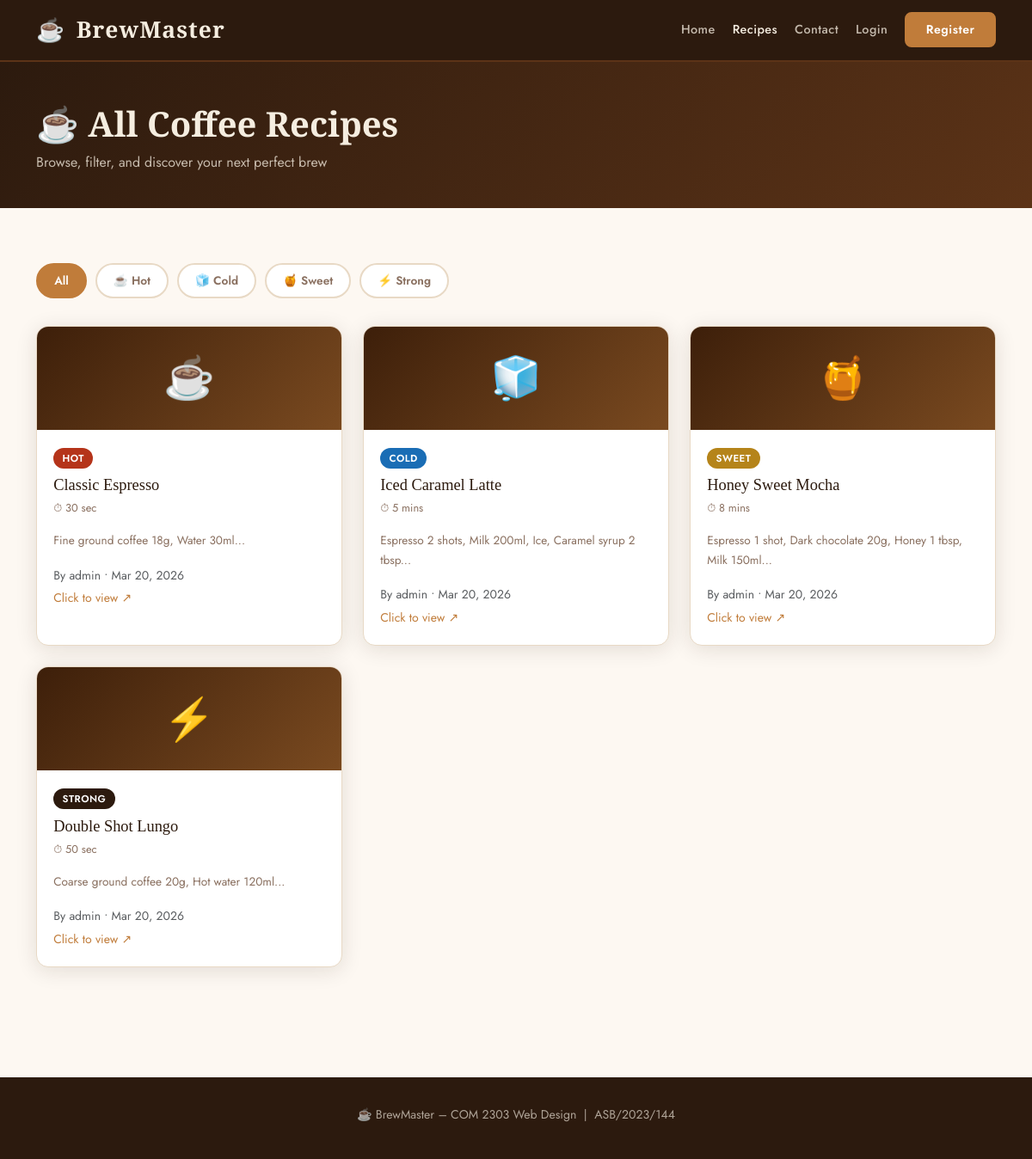
Page /recipes.php on the committed database.
### tables this page shows
CREATE TABLE IF NOT EXISTS recipes (
    id           INT AUTO_INCREMENT PRIMARY KEY,
    user_id      INT          NOT NULL,
    title        VARCHAR(150) NOT NULL,
    category     ENUM('Hot','Cold','Sweet','Strong') NOT NULL DEFAULT 'Hot',
    ingredients  TEXT         NOT NULL,
    instructions TEXT         NOT NULL,
    brew_time    VARCHAR(30)  DEFAULT NULL,    
    created_at   TIMESTAMP DEFAULT CURRENT_TIMESTAMP,
    FOREIGN KEY (user_id) REFERENCES users(id) ON DELETE CASCADE
);

CREATE TABLE IF NOT EXISTS users (
    id         INT AUTO_INCREMENT PRIMARY KEY,
    username   VARCHAR(50)  NOT NULL UNIQUE,
    email      VARCHAR(100) NOT NULL UNIQUE,
    password   VARCHAR(255) NOT NULL,
    created_at TIMESTAMP DEFAULT CURRENT_TIMESTAMP
);

### includes/functions.php (called while the page is built, shortened)
<?php
function getBase() {
    return (strpos($_SERVER['PHP_SELF'], '/auth/') !== false) ? '../' : './';
}
function categoryBadge($cat) {
    $map = [
        'Hot'    => 'badge-hot',
        'Cold'   => 'badge-cold',
        'Sweet'  => 'badge-sweet',
        'Strong' => 'badge-strong',
    ];
    return $map[$cat] ?? 'bg-secondary';
}
function categoryEmoji($cat) {
    $map = ['Hot' => '☕', 'Cold' => '🧊', 'Sweet' => '🍯', 'Strong' => '⚡'];
    return $map[$cat] ?? '☕';
}
?>

### recipes.php (the view, shortened to what this page needs)
<?php
require_once 'includes/db.php';
require_once 'includes/functions.php';
$recipes = $conn->query("SELECT r.*, u.username FROM recipes r JOIN users u ON r.user_id = u.id ORDER BY r.created_at DESC")->fetch_all(MYSQLI_ASSOC);
?>
<!DOCTYPE html>
<html lang="en">
<head>
    <link rel="stylesheet" href="https://cdn.jsdelivr.net/npm/bootstrap@5.3.2/dist/css/bootstrap.min.css">
    <link rel="stylesheet" href="css/style.css">
</head>
<body>
<?php include 'includes/navbar.php'; ?>
<section class="page-hero">
    <div class="container">
        <h1>☕ All Coffee Recipes</h1>
        <p>Browse, filter, and discover your next perfect brew</p>
    </div>
</section>
<section class="section">
    <div class="container">
        <div class="filter-btns">
            <button class="filter-btn active" data-filter="All">All</button>
            <button class="filter-btn" data-filter="Hot">☕ Hot</button>
            <button class="filter-btn" data-filter="Cold">🧊 Cold</button>
            <button class="filter-btn" data-filter="Sweet">🍯 Sweet</button>
            <button class="filter-btn" data-filter="Strong">⚡ Strong</button>
        </div>
        <?php if (empty($recipes)): ?>
            <div class="empty-state">
                <span class="empty-icon">☕</span>
                No recipes found. <a href="auth/register.php">Sign up</a> and add the first!
            </div>
        <?php else: ?>
        <div class="row g-4" id="recipeGrid">
            <?php foreach ($recipes as $r): ?>
            <div class="col-md-4 col-sm-6 recipe-item animate-on-scroll" data-category="<?= $r['category'] ?>">
                <div class="recipe-card"
                     data-bs-toggle="modal" data-bs-target="#recipeModal"
                     data-title="<?= htmlspecialchars($r['title']) ?>"
                     data-cat="<?= htmlspecialchars($r['category']) ?>"
                     data-time="<?= htmlspecialchars($r['brew_time'] ?? '') ?>"
                     data-ingr="<?= htmlspecialchars($r['ingredients']) ?>"
                     data-steps="<?= htmlspecialchars($r['instructions']) ?>"
                     data-emoji="<?= categoryEmoji($r['category']) ?>">
                    <div class="recipe-card-thumb"><?= categoryEmoji($r['category']) ?></div>
                    <div class="recipe-card-body">
                        <span class="bm-badge <?= categoryBadge($r['category']) ?>"><?= $r['category'] ?></span>
                        <h5><?= htmlspecialchars($r['title']) ?></h5>
                        <?php if ($r['brew_time']): ?><p class="brew-time">⏱ <?= htmlspecialchars($r['brew_time']) ?></p><?php endif; ?>
                        <p class="snippet"><?= htmlspecialchars(substr($r['ingredients'], 0, 70)) ?>...</p>
                        <small class="text-muted">By <?= htmlspecialchars($r['username']) ?> &bull; <?= date('M j, Y', strtotime($r['created_at'])) ?></small>
                        <br><small style="color:var(--caramel);">Click to view ↗</small>
                    </div>
                </div>
            </div>
            <?php endforeach; ?>
        </div>
        <?php endif; ?>
    </div>
</section>
<footer class="bm-footer">
    <div class="container text-center">
        <p>☕ BrewMaster – COM 2303 Web Design &nbsp;|&nbsp; ASB/2023/144</p>
    </div>
</footer>
</body>
</html>

### includes/navbar.php (shortened to what this page needs)
<?php
$base = getBase();
$current = basename($_SERVER['PHP_SELF']);
?>
<nav class="navbar navbar-expand-lg navbar-dark bm-navbar sticky-top">
    <div class="container">
        <a class="navbar-brand" href="<?= $base ?>index.php">
            <span class="brand-icon">☕</span> BrewMaster
        </a>
        <div class="collapse navbar-collapse" id="navMenu">
            <ul class="navbar-nav ms-auto align-items-lg-center gap-lg-1">
                <li class="nav-item">
                    <a class="nav-link <?= $current==='index.php'?'active':'' ?>" href="<?= $base ?>index.php">Home</a>
                </li>
                <li class="nav-item">
                    <a class="nav-link <?= $current==='recipes.php'?'active':'' ?>" href="<?= $base ?>recipes.php">Recipes</a>
                </li>
                <li class="nav-item">
                    <a class="nav-link <?= $current==='contact.php'?'active':'' ?>" href="<?= $base ?>contact.php">Contact</a>
                </li>
                <?php if (isset($_SESSION['user_id'])): ?>
                <li class="nav-item">
                    <a class="nav-link <?= $current==='dashboard.php'?'active':'' ?>" href="<?= $base ?>dashboard.php">Dashboard</a>
                </li>
                <li class="nav-item">
                    <a class="btn bm-btn-outline btn-sm ms-lg-2" href="<?= $base ?>auth/logout.php">Logout</a>
                </li>
                <?php else: ?>
                <li class="nav-item">
                    <a class="nav-link" href="<?= $base ?>auth/login.php">Login</a>
                </li>
                <li class="nav-item">
                    <a class="btn bm-btn-primary btn-sm ms-lg-2" href="<?= $base ?>auth/register.php">Register</a>
                </li>
                <?php endif; ?>
            </ul>
        </div>
    </div>
</nav>

### css/style.css (style rules this page uses)
:root { --espresso: #2c1a0e; --roast: #5c3317; --caramel: #c07c3a; --cream: #f5ede0; --foam: #fdf8f2; --muted: #8a7060; --border: #e8d9c5; --shadow: 0 4px 24px rgba(44,26,14,.12); --radius: 14px; --ff-head: 'Cormorant Garamond', Georgia, serif; --ff-body: 'Jost', sans-serif; }
*, *::before, *::after { box-sizing: border-box; margin: 0; padding: 0; }
html { scroll-behavior: smooth; }
body { font-family: var(--ff-body); background: var(--foam); color: var(--espresso); font-size: 1rem; line-height: 1.65; }
h1,h2,h3,h4 { font-family: var(--ff-head); font-weight: 600; line-height: 1.2; }
a { color: var(--caramel); text-decoration: none; }
.bm-navbar { background: var(--espresso) !important; border-bottom: 2px solid var(--roast); }
.bm-navbar .navbar-brand { font-family: var(--ff-head); font-size: 1.65rem; font-weight: 700; color: var(--cream) !important; letter-spacing: .04em; }
.brand-icon { margin-right: .3rem; }
.bm-navbar .nav-link { color: rgba(245,237,224,.75) !important; font-weight: 500; font-size: .9rem; letter-spacing: .03em; transition: color .2s; }
.bm-navbar .nav-link:hover, .bm-navbar .nav-link.active { color: var(--cream) !important; }
.bm-btn-primary { background: var(--caramel); color: #fff !important; border: 2px solid var(--caramel); border-radius: 8px; padding: .5rem 1.4rem; font-weight: 600; font-size: .88rem; letter-spacing: .04em; transition: all .2s; display: inline-block; cursor: pointer; font-family: var(--ff-body); }
.section { padding: 4rem 0; }
.recipe-card { background: #fff; border: 1px solid var(--border); border-radius: var(--radius); box-shadow: var(--shadow); transition: transform .25s, box-shadow .25s; overflow: hidden; cursor: pointer; height: 100%; }
.recipe-card-thumb { background: linear-gradient(135deg, #3d1f0a 0%, #7a4a20 100%); height: 120px; display: flex; align-items: center; justify-content: center; font-size: 3rem; }
.recipe-card-body { padding: 1.2rem; }
.recipe-card-body h5 { font-family: var(--ff-head); font-size: 1.15rem; margin: .5rem 0 .3rem; }
.recipe-card-body .brew-time { font-size: .8rem; color: var(--muted); }
.recipe-card-body .snippet { font-size: .85rem; color: var(--muted); margin-top: .4rem; }
.badge-hot { background: #b5341a; color: #fff; }
.badge-cold { background: #1a6db5; color: #fff; }
.badge-sweet { background: #b5841a; color: #fff; }
.badge-strong { background: #2c1a0e; color: #fff; }
.bm-badge { padding: .25rem .65rem; border-radius: 20px; font-size: .72rem; font-weight: 600; letter-spacing: .04em; text-transform: uppercase; }
.filter-btns { display: flex; flex-wrap: wrap; gap: .6rem; margin-bottom: 2rem; }
.filter-btn { padding: .45rem 1.2rem; border: 2px solid var(--border); background: #fff; border-radius: 30px; font-size: .85rem; font-weight: 600; color: var(--muted); cursor: pointer; transition: all .2s; font-family: var(--ff-body); }
.filter-btn:hover, .filter-btn.active { background: var(--caramel); border-color: var(--caramel); color: #fff; }
.page-hero { background: linear-gradient(135deg, var(--espresso), var(--roast)); color: var(--cream); padding: 3rem 0 2.5rem; }
.page-hero h1 { font-family: var(--ff-head); font-size: 2.5rem; color: var(--cream); }
.page-hero p { color: rgba(245,237,224,.75); margin: 0; }
.bm-footer { background: var(--espresso); color: rgba(245,237,224,.65); padding: 2rem 0 1.5rem; font-size: .88rem; margin-top: 4rem; }

### rows in the picture
recipes: category "☕", category "HOT", title "Classic Espresso", brew_time "30 sec", ingredients "Fine ground coffee 18g, Water 30ml", user.username "admin", created_at "Mar 20, 2026"
recipes: category "🧊", category "COLD", title "Iced Caramel Latte", brew_time "5 mins", ingredients "Espresso 2 shots, Milk 200ml, Ice, Caramel syrup 2 tbsp", user.username "admin", created_at "Mar 20, 2026"
recipes: category "🍯", category "SWEET", title "Honey Sweet Mocha", brew_time "8 mins", ingredients "Espresso 1 shot, Dark chocolate 20g, Honey 1 tbsp, Milk 150ml", user.username "admin", created_at "Mar 20, 2026"
recipes: category "⚡", category "STRONG", title "Double Shot Lungo", brew_time "50 sec", ingredients "Coarse ground coffee 20g, Hot water 120ml", user.username "admin", created_at "Mar 20, 2026"
